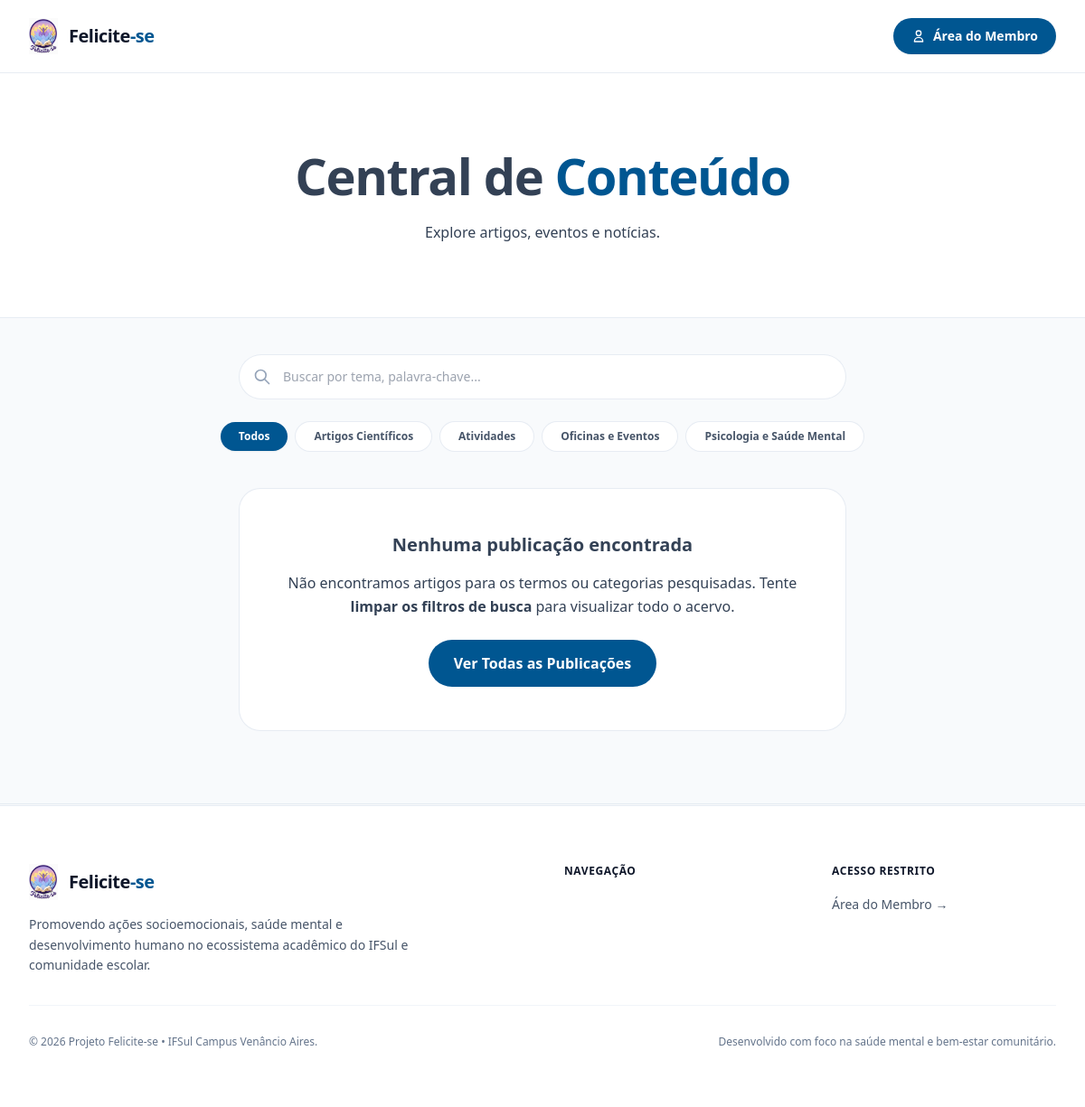
The page /blog.php on the database as committed earlier.
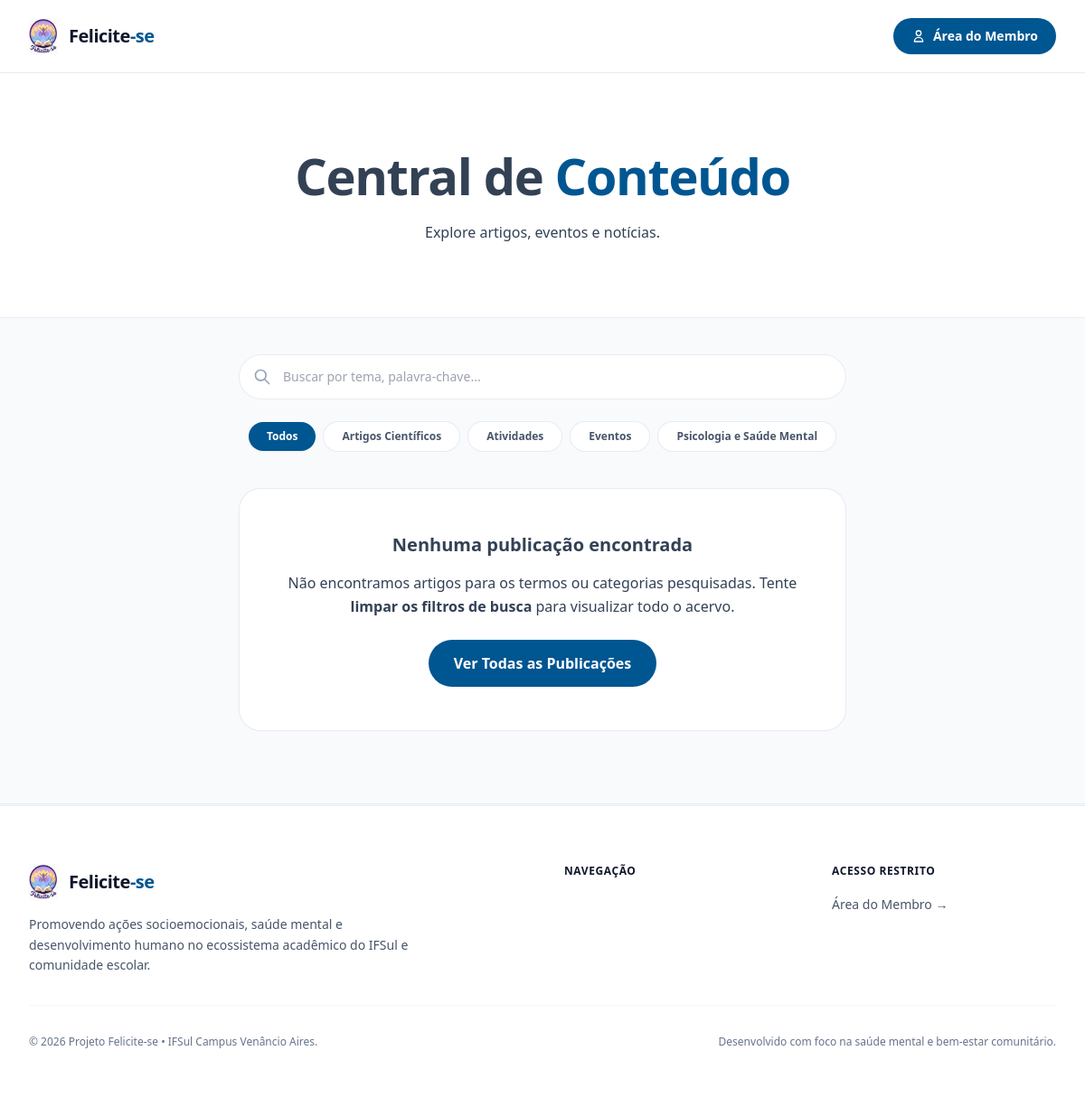
The same page on the database as committed later.
### tables this page shows
CREATE TABLE IF NOT EXISTS `categorias` (
    `id` INT AUTO_INCREMENT PRIMARY KEY,
    `nome` VARCHAR(100) NOT NULL
);

### controllers/PostController.php (called while the page is built, shortened)
<?php
require_once __DIR__ . '/../config/conexao.php';
require_once __DIR__ . '/../dao/PostDAO.php';
class PostController {
    private $postDAO;
    public function __construct($pdo) {
        $this->postDAO = new PostDAO($pdo);
    }
    public function listarCategorias() {
        return $this->postDAO->listarCategorias();
    }
}

### dao/PostDAO.php (called while the page is built, shortened)
<?php
class PostDAO {
    private $pdo;
    public function __construct(PDO $pdo) {
        $this->pdo = $pdo;
    }
    public function listarCategorias() {
        $sql = "SELECT c.id, c.nome, COUNT(p.id) AS total_posts
                FROM categorias c
                LEFT JOIN posts p ON p.categoria_id = c.id
                GROUP BY c.id, c.nome
                ORDER BY c.nome ASC";
        $stmt = $this->pdo->query($sql);
        return $stmt->fetchAll();
    }
}

### blog.php (the view, shortened to what the changed rows need)
<?php
require_once __DIR__ . '/config/conexao.php';
require_once __DIR__ . '/controllers/PostController.php';
$controller = new PostController($pdo);
$busca = trim(filter_input(INPUT_GET, 'busca', FILTER_DEFAULT) ?? '');
$categoriaId = filter_input(INPUT_GET, 'categoria', FILTER_VALIDATE_INT) ?: null;
$categorias = $controller->listarCategorias();
include_once __DIR__ . '/includes/header.php';
?>
<section class="py-16 lg:py-20 bg-white border-b border-slate-200/80">
    <div class="max-w-7xl mx-auto px-4 sm:px-6 lg:px-8 text-center max-w-3xl space-y-4">
        <h1 class="t-h1">
            Central de <span class="text-azul-felicite">Conteúdo</span>
        </h1>
    </div>
</section>
<section class="py-10 bg-fundo-app">
    <div class="max-w-7xl mx-auto px-4 sm:px-6 lg:px-8 space-y-6">
        <form action="blog.php" method="GET" class="space-y-6">
            <div class="flex flex-wrap items-center justify-center gap-2">
                <a href="blog.php<?= !empty($busca) ? '?busca=' . urlencode($busca) : '' ?>"
                   class="px-5 py-2 rounded-full text-xs font-bold transition-all <?= empty($categoriaId) ? 'bg-azul-felicite text-white shadow-sm' : 'bg-white text-slate-600 hover:bg-slate-100 border border-slate-200/80' ?>">
                    Todos
                </a>
                <?php foreach ($categorias as $cat): ?>
                    <a href="blog.php?categoria=<?= $cat['id'] ?><?= !empty($busca) ? '&busca=' . urlencode($busca) : '' ?>"
                       class="px-5 py-2 rounded-full text-xs font-bold transition-all <?= ($categoriaId == $cat['id']) ? 'bg-azul-felicite text-white shadow-sm' : 'bg-white text-slate-600 hover:bg-slate-100 border border-slate-200/80' ?>">
                        <?= htmlspecialchars($cat['nome']) ?>
                    </a>
                <?php endforeach; ?>
            </div>
        </form>
    </div>
</section>
<?php
include_once __DIR__ . '/includes/footer.php';
?>

Rows that differ between the two databases and show on the page:
changed categorias: nome "Oficinas e Eventos" → "Eventos"
